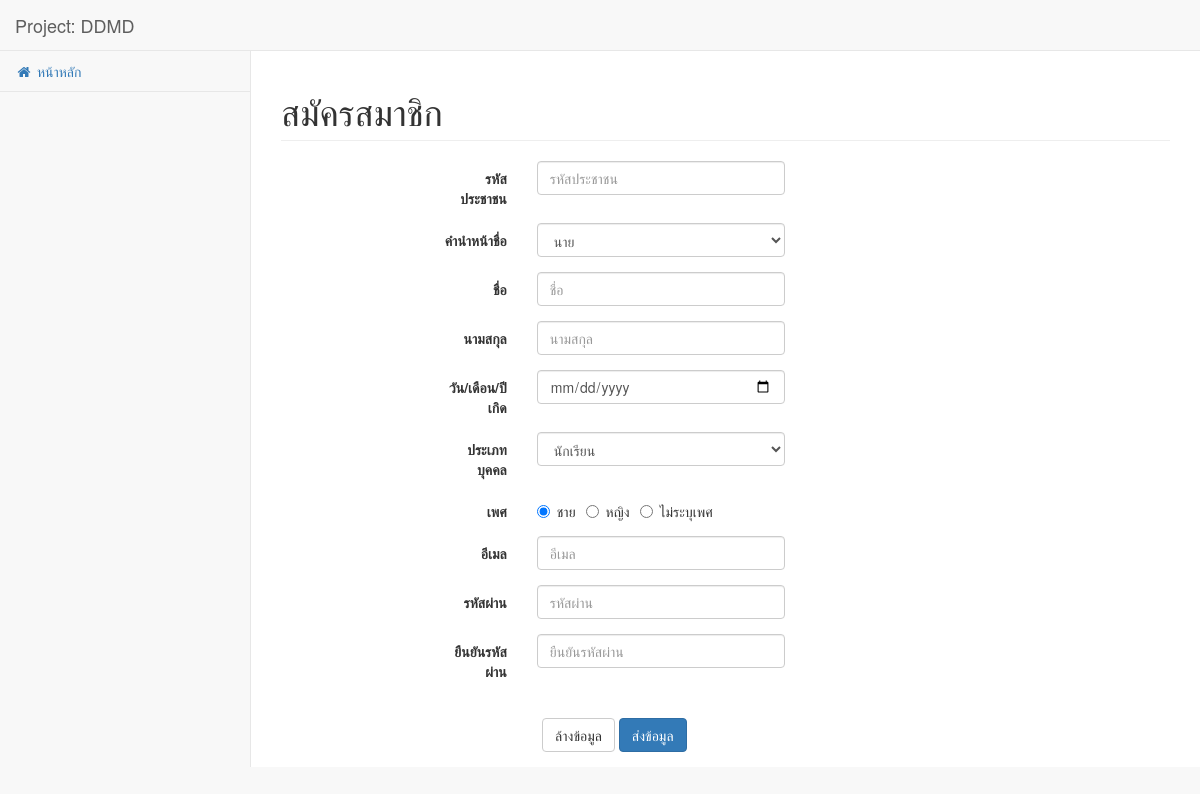
Page /pages/register.php on the committed database.
### tables this page shows
CREATE TABLE `sex` (
  `id` int(11) NOT NULL,
  `sex` varchar(50) NOT NULL
);

### pages/register.php (the view, shortened to what this page needs)
<?php session_start();
require 'connection.php';
$idcard = "";
$name = "";
$lastname = "";
$email = "";
$password = "";
$disabled = "";
?>
<!DOCTYPE html>
<html lang="en">
<head>
    <link href="../vendor/bootstrap/css/bootstrap.min.css" rel="stylesheet">
    <link href="../vendor/metisMenu/metisMenu.min.css" rel="stylesheet">
    <link href="../dist/css/sb-admin-2.css" rel="stylesheet">
    <link href="../vendor/morrisjs/morris.css" rel="stylesheet">
    <link href="../vendor/font-awesome/css/font-awesome.min.css" rel="stylesheet" type="text/css">
</head>
<body>
    <div id="wrapper">
        <nav class="navbar navbar-default navbar-static-top" role="navigation" style="margin-bottom: 0">
            <div class="navbar-header">
                <a class="navbar-brand" href="index.php">Project: DDMD</a>
            </div>
            <?php require('sidemenu.php'); ?>
        </nav>
        <div id="page-wrapper">
            <div class="row">
                <div class="col-lg-12">
                  <?php if(!isset($_GET["id"])) {
                    echo '<h1 class="page-header">สมัครสมาชิก</h1>';
                  } else {
                      echo '<h1 class="page-header">แก้ไขสมาชิก</h1>';
                  } ?>
                    <div class="col-md-5 col-md-offset-2">
                      <form class="form-horizontal">
                        <div class="form-group">
                          <label for="" class="col-sm-3 control-label">รหัสประชาชน</label>
                          <div class="col-sm-9">
                            <input type="text" class="form-control" id="idcard" value="<?= $idcard;?>" placeholder="รหัสประชาชน" maxlength="13" <?= $disabled;?>>
                          </div>
                        </div>
                        <div class="form-group">
                          <label for="inputPassword3" class="col-sm-3 control-label">คำนำหน้าชื่อ</label>
                          <div class="col-sm-9">
                            <select class="form-control" name="prefix" id="prefix" <?= $disabled;?>>
                              <?php
                                $sql = "SELECT * FROM prefix";
                                $result = $conn->query($sql);
                                if ($result->num_rows > 0){
                                  while ($row = $result->fetch_assoc()) {
                                    echo '<option value="'.$row["id"].'">'.$row["prefix"].'</option>';
                                  }
                                }
                              ?>
                            </select>
                          </div>
                        </div>
                        <div class="form-group">
                          <label for="" class="col-sm-3 control-label">ชื่อ</label>
                          <div class="col-sm-9">
                            <input type="text" class="form-control" id="name" value="<?=$name;?>"placeholder="ชื่อ" maxlength="50">
                          </div>
                        </div>
                        <div class="form-group">
                          <label for="" class="col-sm-3 control-label">นามสกุล</label>
                          <div class="col-sm-9">
                            <input type="text" class="form-control" id="lastname" value="<?=$lastname;?>" placeholder="นามสกุล" maxlength="50">
                          </div>
                        </div>
                        <div class="form-group">
                          <label for="" class="col-sm-3 control-label">วัน/เดือน/ปีเกิด</label>
                        <div class="col-sm-9">
                            <input class="form-control" type="date" name="age" id="age" <?= $disabled;?>>
                        </div>
                        </div>
                        <div class="form-group">
                          <label for="inputPassword3" class="col-sm-3 control-label">ประเภทบุคคล</label>
                          <div class="col-sm-9">
                            <select class="form-control" name="type" id="type" <?= $disabled;?>>
                              <?php
                                $sql = "SELECT * FROM type";
                                $result = $conn->query($sql);
                                if ($result->num_rows > 0){
                                  while ($row = $result->fetch_assoc()) {
                                    echo '<option value="'.$row["id"].'">'.$row["type"].'</option>';
                                  }
                                }
                              ?>
                            </select>
                          </div>
                        </div>
                        <div class="form-group">
                          <label for="" class="col-sm-3 control-label">เพศ</label>
                        <div class="col-sm-9">
                            <?php
                              $sql = "SELECT * FROM sex";
                              $result = $conn->query($sql);
                              $sexCount = 1;
                              if ($result->num_rows > 0){
                                while ($row = $result->fetch_assoc()) {
                                  echo '<label class="radio-inline">';
                                  if ($sexCount == 1) {
                                    echo '<input type="radio" name="radio-sex" value="'.$row["id"].'" checked="checked" '.$disabled.'>'.$row["sex"].'</input>';
                                  } else {
                                    echo '<input type="radio" name="radio-sex" value="'.$row["id"].'" '.$disabled.'>'.$row["sex"].'</input>';
                                  }
                                  echo '</label>';
                                  $sexCount++;
                                }
                              }
                            ?>
                        </div>
                        </div>
                        <div class="form-group">
                          <label for="" class="col-sm-3 control-label">อีเมล</label>
                          <div class="col-sm-9">
                            <?php
                              if (isset($_GET["id"])) {
                                echo '<input type="email" class="form-control" id="email" value="'.$email.'" placeholder="อีเมล" maxlength="50" disabled>';
                              } else {
                                echo '<input type="email" class="form-control" id="email" value="'.$email.'" placeholder="อีเมล" maxlength="50">';
                              }
                             ?>
                          </div>
                        </div>
                        <?php if (!isset($_GET["id"])) { ?>
                        <div class="form-group">
                          <label for="" class="col-sm-3 control-label">รหัสผ่าน</label>
                          <div class="col-sm-9">
                        <input type="password" class="form-control" id="password" value="<?=$password;?>"placeholder="รหัสผ่าน" >
                          </div>
                        </div>
                        <div class="form-group">
                          <label for="" class="col-sm-3 control-label">ยืนยันรหัสผ่าน</label>
                          <div class="col-sm-9">
                            <input type="password" class="form-control" id="confirmpassword" placeholder="ยืนยันรหัสผ่าน" >
                          </div>
                        </div>
                      <?php } ;?>
                        <div class="form-group">
                          <label for="" class="col-sm-3 control-label"></label>
                          <div class="col-sm-9">
                          </div>
                        </div>
                        <div class="form-group">
                          <div class="col-sm-12" align="center">
                            <button type="button" class="btn btn-default">ล้างข้อมูล</button>
                            <button type="button" id="btn-register" class="btn btn-primary">ส่งข้อมูล</button>
                          </div>
                        </div>
                      </form>
                    </div>
                </div>
            </div>
        </div>
    </div>
</body>
</html>

### rows in the picture
sex: sex "ชาย"
sex: sex "หญิง"
sex: sex "ไม่ระบุเพศ"

### other values in the picture
form field prefix "นาย"
form field type "นักเรียน"
